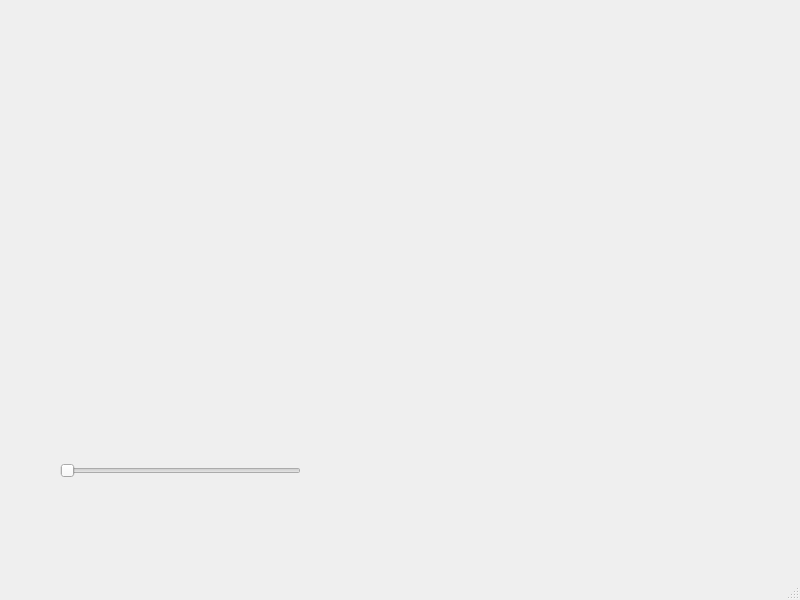
<?xml version="1.0" encoding="UTF-8"?>
<ui version="4.0">
 <class>MainWindow</class>
 <widget class="QMainWindow" name="MainWindow">
  <property name="geometry">
   <rect>
    <x>0</x>
    <y>0</y>
    <width>800</width>
    <height>600</height>
   </rect>
  </property>
  <property name="windowTitle">
   <string>MainWindow</string>
  </property>
  <widget class="QWidget" name="centralwidget">
   <widget class="QSlider" name="slider">
    <property name="enabled">
     <bool>true</bool>
    </property>
    <property name="geometry">
     <rect>
      <x>60</x>
      <y>450</y>
      <width>241</width>
      <height>41</height>
     </rect>
    </property>
    <property name="orientation">
     <enum>Qt::Horizontal</enum>
    </property>
   </widget>
   <widget class="QLabel" name="img">
    <property name="geometry">
     <rect>
      <x>70</x>
      <y>20</y>
      <width>331</width>
      <height>351</height>
     </rect>
    </property>
    <property name="text">
     <string/>
    </property>
   </widget>
   <widget class="QLabel" name="info1">
    <property name="geometry">
     <rect>
      <x>560</x>
      <y>30</y>
      <width>131</width>
      <height>31</height>
     </rect>
    </property>
    <property name="text">
     <string/>
    </property>
   </widget>
   <widget class="QLabel" name="info2">
    <property name="geometry">
     <rect>
      <x>560</x>
      <y>80</y>
      <width>131</width>
      <height>41</height>
     </rect>
    </property>
    <property name="text">
     <string/>
    </property>
   </widget>
   <widget class="QLabel" name="info3">
    <property name="geometry">
     <rect>
      <x>560</x>
      <y>130</y>
      <width>131</width>
      <height>51</height>
     </rect>
    </property>
    <property name="text">
     <string/>
    </property>
   </widget>
   <widget class="QLabel" name="info4">
    <property name="geometry">
     <rect>
      <x>560</x>
      <y>190</y>
      <width>121</width>
      <height>41</height>
     </rect>
    </property>
    <property name="text">
     <string/>
    </property>
   </widget>
   <widget class="QLabel" name="info5">
    <property name="geometry">
     <rect>
      <x>560</x>
      <y>250</y>
      <width>131</width>
      <height>61</height>
     </rect>
    </property>
    <property name="text">
     <string/>
    </property>
   </widget>
  </widget>
  <widget class="QMenuBar" name="menubar">
   <property name="geometry">
    <rect>
     <x>0</x>
     <y>0</y>
     <width>800</width>
     <height>26</height>
    </rect>
   </property>
  </widget>
  <widget class="QStatusBar" name="statusbar"/>
 </widget>
 <resources/>
 <connections/>
</ui>
